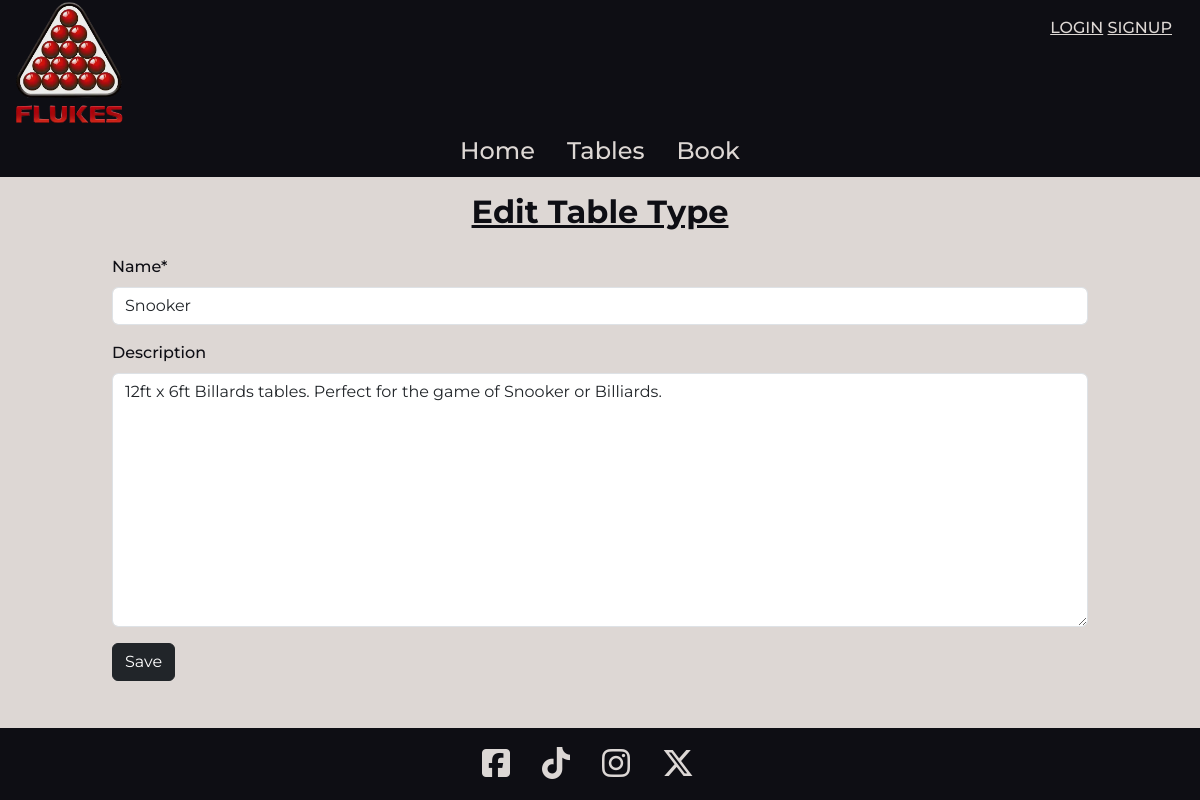
/tables/edit_type/1/, run on the app's committed database.
### home/models.py (models this page shows, shortened)
class ClubDetails(models.Model):
    club_name = models.CharField(max_length=30)
    logo = models.ImageField(null=True, blank=True)
    home_image = models.ImageField(null=True, blank=True)
    address_line1 = models.CharField(max_length=100, blank=True)
    address_line2 = models.CharField(max_length=100, blank=True)
    city = models.CharField(max_length=50, blank=True)
    country = models.CharField(max_length=50, blank=True)
    postcode = models.CharField(max_length=8, blank=True)
    phone_number = PhoneNumberField(blank=True)
    email = models.EmailField(blank=True)
    display_logo = models.BooleanField(default=False)
    display_club_name = models.BooleanField(default=True)
    description = models.TextField()
    tagline = models.TextField()
    primary_colour = models.CharField(max_length=7, default="#ddd7d4")
    secondary_colour = models.CharField(max_length=7, default="#df0020")
    header_colour = models.CharField(max_length=7, default="#0e0e14")
    footer_colour = models.CharField(max_length=7, default="#0e0e14")
    primary_text_colour = models.CharField(max_length=7, default="#0e0e14")
    secondary_text_colour = models.CharField(max_length=7, default="#ddd7d4")
    header_text_colour = models.CharField(max_length=7, default="#ddd7d4")
    footer_text_colour = models.CharField(max_length=7, default="#ddd7d4")
    objects = ClubDetailsManager()

### tables/models.py (models this page shows, shortened)
class TableType(models.Model):
    name = models.CharField(max_length=50)
    description = models.TextField(blank=True, null=True)

### tables/views.py (the view)
# urls.py: path("edit_type/<int:pk>/", views.edit_table_type_view, name="edit_table_type"),
def edit_table_type_view(request, pk):
    table_type = get_object_or_404(TableType, pk=pk)
    if request.method == "POST":
        form = TableTypeForm(request.POST, instance=table_type)
        if form.is_valid():
            form.save()
            messages.success(request, "Table type updated successfully")
            return redirect("add_table_type")
        else:
            messages.error(
                request,
                "There was a problem updating the table type, please try again.",
            )
    else:
        form = TableTypeForm(instance=table_type)
    context = {
        "form": form,
        "table_type": table_type,
    }
    return render(request, "tables/edit_table_type.html", context)

### tables/forms.py
class TableTypeForm(forms.ModelForm):
    class Meta:
        model = TableType
        fields = "__all__"

### home/context_processors.py (called while the page is built)
def club_details_processor(request):
    club_details = ClubDetails.objects.get_instance()
    opening_hours = OpeningHours.objects.all().order_by("day_of_week")
    context = {
        "club_details": club_details,
        "opening_hours": opening_hours,
    }
    return context

### home/models.py (called while the page is built)
    def get_instance(self):
        if self.exists():
            return self.get()
        return self.create()

### profiles/context_processors.py (called while the page is built)
def profile_context_processors(request):
    profile = None
    if request.user.is_authenticated:
        try:
            profile = UserProfile.objects.get(user=request.user)
        except UserProfile.DoesNotExist:
            profile = None  # or handle as needed
    return {"profile": profile}

### tables/templates/tables/edit_table_type.html (shortened to what this page needs)
{% extends "base.html" %}
{% load crispy_forms_tags %}
{% block content %}
<h2 class="text-center py-3 text-decoration-underline fw-bold">Edit Table Type</h2>
<div class="row justify-content-evenly pb-3">
  <div class="col-10">
    <form method="post">
      {% for field in form %}
      {{ field | as_crispy_field }}
      {% endfor %}
      <button class="btn btn-dark" type="submit">Save</button>
    </form>
  </div>
</div>
{% endblock %}

### templates/includes/header.html (shortened to what this page needs)
<header class="container-fluid header-colour">
  <div class="row">
    {% if request.user.is_authenticated %}
    <div class="col-10">
      {% else %}
      <div class="col-8">
        {% endif %}
        {% if club_details.display_logo %}
        <img src="{{ club_details.logo.url }}" alt="{{ club_details.club_name }} Logo" class="logo d-inline" />
        {% endif %}
      </div>
      {% if request.user.is_authenticated %}
      <div class="col-2 text-end">
        <div class="m-3">
          <div class="row align-items-end">
            <div class="col-6">
              <a href="{% url 'view_cart' %}" class="me-3 header-text-colour position-relative">
                <i class="fa-solid fa-basket-shopping fa-2xl"></i>
              </a>
            </div>
            <div class="col-6">
              <div class="dropdown">
                <a class="fit-content header-text-colour" role="button" data-bs-toggle="dropdown" aria-expanded="false">
                  <i class="fa-solid fa-user fa-2xl"></i>
                </a>
                <ul class="dropdown-menu">
                  <li><a class="dropdown-item" href="{% url 'profile' %}">Profile</a></li>
                  <li><a class="dropdown-item" href="#">My Bookings</a></li>
                  <li>
                    <hr class="dropdown-divider">
                  </li>
                  {% if request.user.is_superuser %}
                  <li><a class="dropdown-item" href="{% url 'edit_club_details' %}">Edit Club Details</a></li>
                  <li><a class="dropdown-item" href="{% url 'manage_opening_hours' %}">Edit Opening Times</a></li>
                  <li><a class="dropdown-item" href="{% url 'add_table_type' %}">Add Table Type</a></li>
                  <li><a class="dropdown-item" href="{% url 'add_table' %}">Add Table</a></li>
                  <li>
                    <hr class="dropdown-divider">
                  </li>
                  {% endif %}
                  <li><a class="dropdown-item" href="{% url 'account_logout' %}">Logout</a></li>
                </ul>
              </div>
            </div>
            {% else %}
            <div class="col-4 text-end">
              <div class="m-3">
                <a href="{% url 'account_login' %}" class="header-text-colour">LOGIN</a>
                <a href="{% url 'account_signup' %}" class="header-text-colour">SIGNUP</a>
                {% endif %}
              </div>
            </div>
          </div>
        <nav>
          <ul class="nav justify-content-center">
            <li class="nav-item">
              <a id="nav-item" class="nav-link active header-text-colour fs-4" aria-current="page"
                href="{% url 'home' %}">Home</a>
            </li>
            <li class="nav-item">
              <a id="nav-item" class="nav-link nav-hover header-text-colour fs-4"
                href="{% url 'tables_view' %}">Tables</a>
            </li>
            <li class="nav-item">
              <a id="nav-item" class="nav-link nav-hover header-text-colour fs-4" href="{% url 'book_table' %}">Book</a>
            </li>
          </ul>
        </nav>
</header>

### static/css/base.css (style rules this page uses)
header, footer, main, .toast { font-family: "Montserrat", sans-serif; font-weight: 500; font-style: normal; }
.logo { max-height: 125px; }

### data on the page
ClubDetails: logo (picture)
TableType: name "Snooker" "12ft x 6ft Billards tables. Perfect for the game of Snooker or Billiards."
